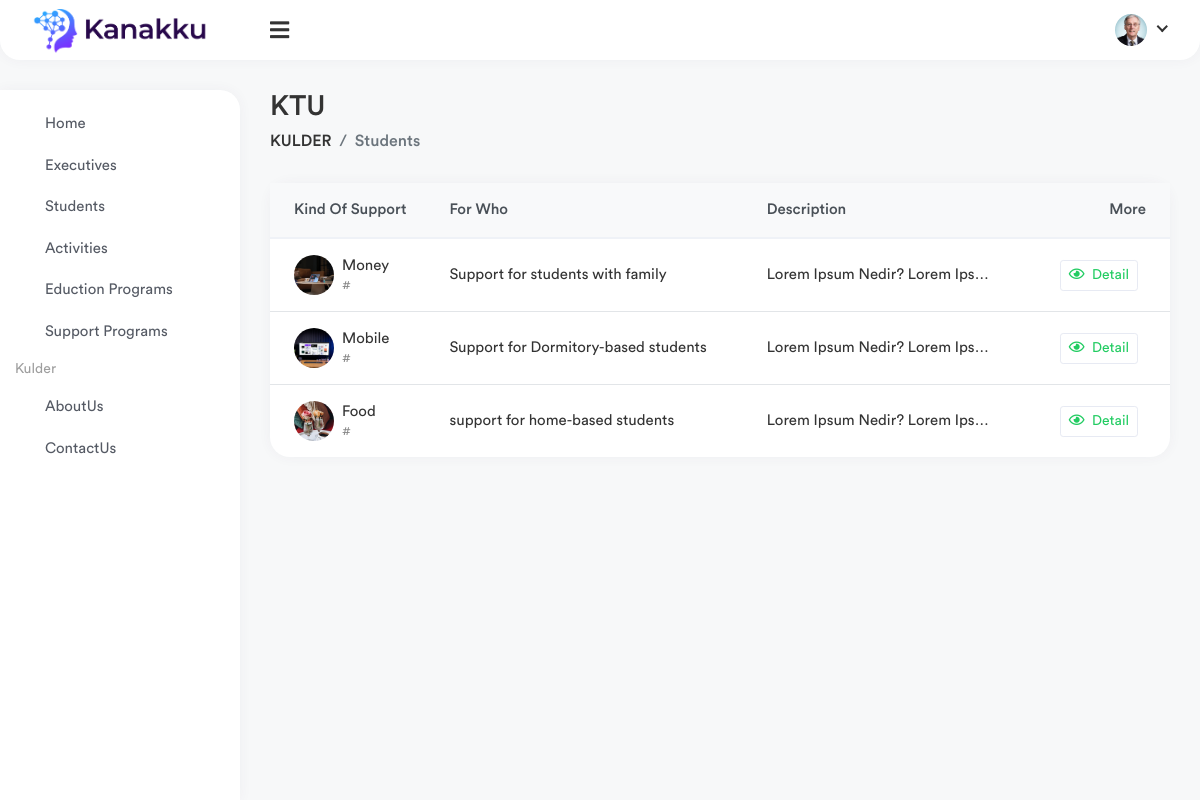
Page /support-programs/ on the committed database.
### Kulder/models.py (models this page shows, shortened)
class Support_for_Students(models.Model):
    kind_of_choice              = (
                                  ('Support for students with family', 'Support for students with family'),
                                  ('Support for Dormitory-based students', 'Support for Dormitory-based students'),
                                  ('support for home-based students', 'support for home-based students')
                                 )
    title                       = models.CharField(max_length=128)
    slug                        = models.SlugField(allow_unicode=True)
    description                 = models.TextField()
    kind_of_support             = models.CharField(max_length=128, choices=kind_of_choice, blank=True, null=True)
    image                       = models.ImageField(upload_to='Support_for_Students/', blank=True, null=True)

### Kulder/views.py (the view)
# urls.py: path('support-programs/', support_for_students, name='support-programs'),
def support_for_students(request):
    context = {
        'supports': Support_for_Students.objects.all()
    }
    return render(request, 'supports.html', context)

### Kulder/templates/supports.html
{% extends 'base.html' %}
{% load static %}
{% block content %}
    <div class="main-wrapper">
        <div class="page-wrapper">
            <div class="content container-fluid">
                <div class="page-header">
                    <div class="row align-items-center">
                        <div class="col">
                            <h3 class="page-title">KTU</h3>
                            <ul class="breadcrumb">
                                <li class="breadcrumb-item"><a href="{% url 'home' %}">KULDER</a>
                                </li>
                                <li class="breadcrumb-item active">Students</li>
                            </ul>
                        </div>
                    </div>
                </div>
                <div class="row">
                    <div class="col-sm-12">
                        <div class="card card-table">
                            <div class="card-body">
                                <div class="table-responsive">
                                    <table class="table table-center table-hover datatable">
                                        <thead class="thead-light">
                                        <tr>
                                            <th>Kind Of Support</th>
                                            <th>For Who</th>
                                            <th>Description</th>
                                            <th class="text-right">More</th>
                                        </tr>
                                        </thead>
                                        <tbody>
                                        {% for support in supports %}
                                            <tr>
                                                    <td>
                                                        <h2 class="table-avatar">
                                                            <a href="{% url 'support-program' support.slug %}"
                                                               class="avatar avatar-sm mr-2"><img
                                                                    class="avatar-img rounded-circle"
                                                                    src="{{ support.image.url }}"
                                                                    alt="User Image"></a>
                                                            <a href="#">{{ support.title }}
                                                                <span>#</span></a>
                                                        </h2>
                                                    </td>
                                                <td>{{ support.kind_of_support }}</td>
                                                <td>{{ support.description|truncatechars:30 }}</td>
                                                <td class="text-right">
                                                    <a href="{% url 'support-program' support.slug %}"
                                                       class="btn btn-sm btn-white text-success mr-2"><i
                                                            class="far fa-eye mr-1"></i> Detail</a>
                                                </td>
                                            </tr>
                                        {% endfor %}
                                        </tbody>
                                    </table>
                                </div>
                            </div>
                        </div>
                    </div>
                </div>
            </div>
        </div>
    </div>
{% endblock %}

### rows in the picture
Support_for_Students: image (picture), title "Money", kind_of_support "Support for students with family", description "Lorem Ipsum Nedir? Lorem Ips…"
Support_for_Students: image (picture), title "Mobile", kind_of_support "Support for Dormitory-based students", description "Lorem Ipsum Nedir? Lorem Ips…"
Support_for_Students: image (picture), title "Food", kind_of_support "support for home-based students", description "Lorem Ipsum Nedir? Lorem Ips…"
